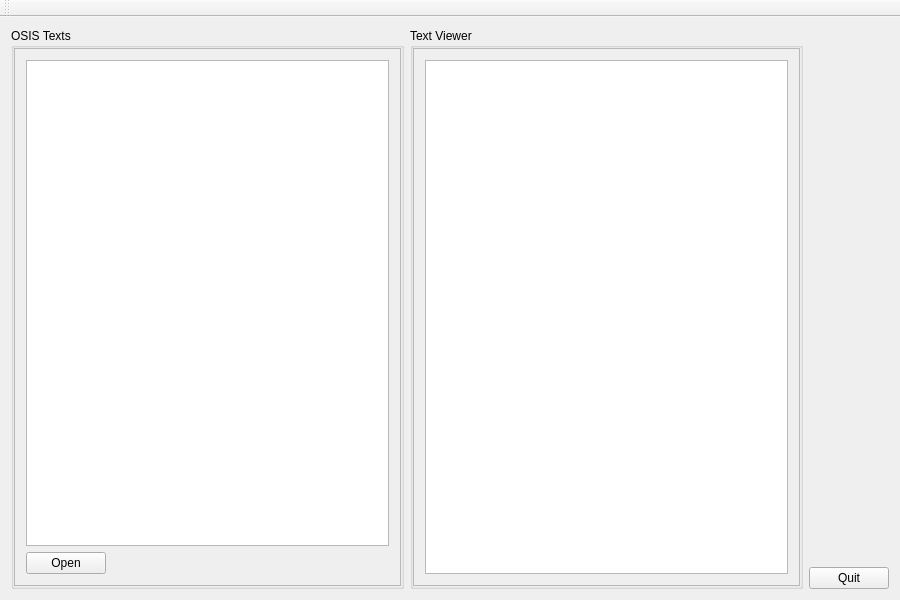
<?xml version="1.0" encoding="UTF-8"?>
<ui version="4.0">
 <class>MainWindow</class>
 <widget class="QMainWindow" name="MainWindow">
  <property name="geometry">
   <rect>
    <x>0</x>
    <y>0</y>
    <width>900</width>
    <height>600</height>
   </rect>
  </property>
  <property name="windowTitle">
   <string>MainWindow</string>
  </property>
  <property name="unifiedTitleAndToolBarOnMac">
   <bool>true</bool>
  </property>
  <widget class="QWidget" name="centralWidget">
   <layout class="QHBoxLayout" name="horizontalLayout_2">
    <item>
     <layout class="QHBoxLayout" name="horizontalLayout">
      <item>
       <layout class="QVBoxLayout" name="verticalLayout_6">
        <item>
         <widget class="QGroupBox" name="groupBox">
          <property name="title">
           <string>OSIS Texts</string>
          </property>
          <layout class="QVBoxLayout" name="verticalLayout_8">
           <property name="leftMargin">
            <number>0</number>
           </property>
           <property name="topMargin">
            <number>0</number>
           </property>
           <property name="rightMargin">
            <number>0</number>
           </property>
           <property name="bottomMargin">
            <number>0</number>
           </property>
           <item>
            <layout class="QVBoxLayout" name="verticalLayout_7">
             <property name="spacing">
              <number>0</number>
             </property>
             <item>
              <widget class="QScrollArea" name="scrollArea">
               <property name="widgetResizable">
                <bool>true</bool>
               </property>
               <widget class="QWidget" name="scrollAreaWidgetContents">
                <property name="geometry">
                 <rect>
                  <x>0</x>
                  <y>0</y>
                  <width>381</width>
                  <height>532</height>
                 </rect>
                </property>
                <layout class="QVBoxLayout" name="verticalLayout_9">
                 <item>
                  <widget class="QTreeView" name="osisTreeView">
                   <property name="headerHidden">
                    <bool>true</bool>
                   </property>
                  </widget>
                 </item>
                 <item>
                  <layout class="QHBoxLayout" name="horizontalLayout_3">
                   <item>
                    <widget class="QPushButton" name="btnOpen">
                     <property name="text">
                      <string>Open</string>
                     </property>
                    </widget>
                   </item>
                   <item>
                    <spacer name="horizontalSpacer">
                     <property name="orientation">
                      <enum>Qt::Horizontal</enum>
                     </property>
                     <property name="sizeHint" stdset="0">
                      <size>
                       <width>40</width>
                       <height>20</height>
                      </size>
                     </property>
                    </spacer>
                   </item>
                  </layout>
                 </item>
                </layout>
               </widget>
              </widget>
             </item>
            </layout>
           </item>
          </layout>
         </widget>
        </item>
       </layout>
      </item>
      <item>
       <layout class="QVBoxLayout" name="verticalLayout_5">
        <item>
         <widget class="QGroupBox" name="groupBox_2">
          <property name="title">
           <string>Text Viewer</string>
          </property>
          <layout class="QVBoxLayout" name="verticalLayout_10">
           <property name="leftMargin">
            <number>0</number>
           </property>
           <property name="topMargin">
            <number>0</number>
           </property>
           <property name="rightMargin">
            <number>0</number>
           </property>
           <property name="bottomMargin">
            <number>0</number>
           </property>
           <item>
            <widget class="QScrollArea" name="scrollArea_2">
             <property name="widgetResizable">
              <bool>true</bool>
             </property>
             <widget class="QWidget" name="scrollAreaWidgetContents_2">
              <property name="geometry">
               <rect>
                <x>0</x>
                <y>0</y>
                <width>382</width>
                <height>534</height>
               </rect>
              </property>
              <layout class="QVBoxLayout" name="verticalLayout_11">
               <item>
                <widget class="QTextEdit" name="osisTextView"/>
               </item>
              </layout>
             </widget>
            </widget>
           </item>
          </layout>
         </widget>
        </item>
       </layout>
      </item>
      <item>
       <layout class="QVBoxLayout" name="verticalLayout">
        <item>
         <spacer name="verticalSpacer">
          <property name="orientation">
           <enum>Qt::Vertical</enum>
          </property>
          <property name="sizeHint" stdset="0">
           <size>
            <width>20</width>
            <height>40</height>
           </size>
          </property>
         </spacer>
        </item>
        <item>
         <widget class="QPushButton" name="btnQuit">
          <property name="text">
           <string>Quit</string>
          </property>
         </widget>
        </item>
       </layout>
      </item>
     </layout>
    </item>
   </layout>
  </widget>
  <widget class="QToolBar" name="toolBar">
   <property name="windowTitle">
    <string>toolBar</string>
   </property>
   <attribute name="toolBarArea">
    <enum>TopToolBarArea</enum>
   </attribute>
   <attribute name="toolBarBreak">
    <bool>false</bool>
   </attribute>
  </widget>
 </widget>
 <layoutdefault spacing="6" margin="11"/>
 <resources/>
 <connections/>
</ui>
